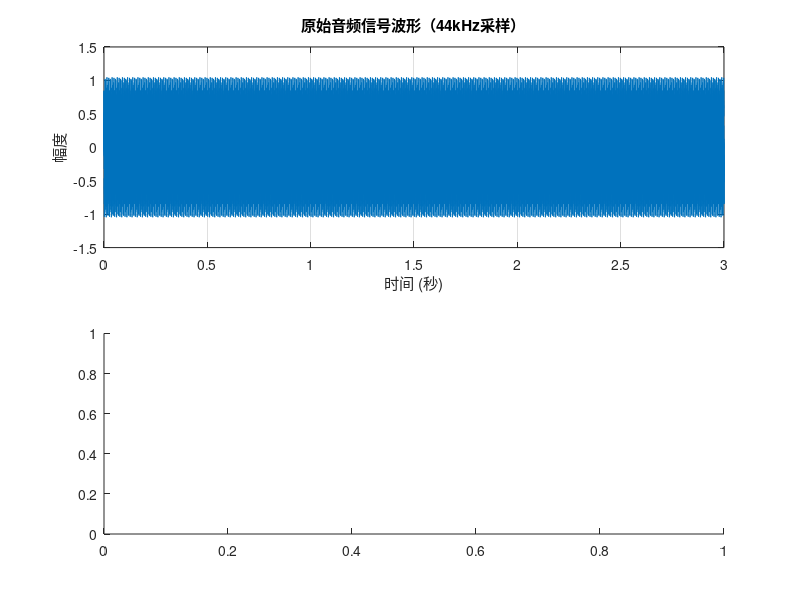

This chart was generated by the following MATLAB code: (Note: this script raises an error after producing the figure.)
%% 音频信号的采样及处理研究
close all; clear; clc;

%% 1. 以44kHz的采样频率采集音频信号
% 读取音频文件或生成测试信号
try
    % 尝试读取音频文件
    [y_orig, Fs_orig] = audioread('audio_sample.wav');
    
    % 如果是立体声，转换为单声道
    if size(y_orig, 2) > 1
        y_orig = mean(y_orig, 2);
    end
    
    % 如果原始采样率不是44kHz，重采样
    if Fs_orig ~= 44000
        y_44k = resample(y_orig, 44000, Fs_orig);
        Fs_44k = 44000;
    else
        y_44k = y_orig;
        Fs_44k = Fs_orig;
    end
    
    disp('成功读取音频文件');
catch
    % 如果没有找到音频文件，生成一个测试信号
    Fs_44k = 44000;
    duration = 3; % 3秒的信号
    t = 0:1/Fs_44k:(duration-1/Fs_44k);
    
    % 生成包含多个频率成分的测试信号
    y_44k = 0.5*sin(2*pi*440*t)' + 0.3*sin(2*pi*1000*t)' + 0.2*sin(2*pi*5000*t)' + 0.1*sin(2*pi*10000*t)';
    
    disp('使用生成的测试信号，包含440Hz, 1kHz, 5kHz和10kHz的频率成分');
end

% 绘制原始信号的波形和频谱
figure('Name', '原始音频信号（44kHz采样）');
subplot(2,1,1);
t_44k = (0:length(y_44k)-1)/Fs_44k;
plot(t_44k, y_44k);
title('原始音频信号波形（44kHz采样）');
xlabel('时间 (秒)');
ylabel('幅度');
grid on;

subplot(2,1,2);
[pxx_44k, f_44k] = pwelch(y_44k, hamming(1024), 512, 1024, Fs_44k);
plot(f_44k, 10*log10(pxx_44k));
title('原始音频信号频谱（44kHz采样）');
xlabel('频率 (Hz)');
ylabel('功率/频率 (dB/Hz)');
grid on;
xlim([0 Fs_44k/2]);

% 播放原始音频
disp('播放原始44kHz采样的音频...');
sound(y_44k, Fs_44k);
pause(length(y_44k)/Fs_44k + 0.5);

%% 2. 以4kHz的采样频率采集同一段音频，体会混叠现象
% 重采样到4kHz
Fs_4k = 4000;
y_4k = resample(y_44k, Fs_4k, Fs_44k);

% 绘制4kHz采样信号的波形和频谱
figure('Name', '重采样音频信号（4kHz采样）');
subplot(2,1,1);
t_4k = (0:length(y_4k)-1)/Fs_4k;
plot(t_4k, y_4k);
title('重采样音频信号波形（4kHz采样）');
xlabel('时间 (秒)');
ylabel('幅度');
grid on;

subplot(2,1,2);
[pxx_4k, f_4k] = pwelch(y_4k, hamming(1024), 512, 1024, Fs_4k);
plot(f_4k, 10*log10(pxx_4k));
title('重采样音频信号频谱（4kHz采样）');
xlabel('频率 (Hz)');
ylabel('功率/频率 (dB/Hz)');
grid on;
xlim([0 Fs_4k/2]);

% 播放4kHz采样的音频
disp('播放4kHz采样的音频（可能有混叠失真）...');
sound(y_4k, Fs_4k);
pause(length(y_4k)/Fs_4k + 0.5);

% 为了更直观地比较混叠现象，将4kHz采样的信号重采样回44kHz
y_4k_to_44k = resample(y_4k, Fs_44k, Fs_4k);
% 如果长度不一致，调整到相同长度
min_len = min(length(y_44k), length(y_4k_to_44k));
y_44k_cut = y_44k(1:min_len);
y_4k_to_44k_cut = y_4k_to_44k(1:min_len);

% 比较原始44kHz和从4kHz重采样回来的信号频谱
figure('Name', '混叠现象演示');
[pxx_44k_cut, f_44k_cut] = pwelch(y_44k_cut, hamming(1024), 512, 1024, Fs_44k);
[pxx_4k_to_44k, f_4k_to_44k] = pwelch(y_4k_to_44k_cut, hamming(1024), 512, 1024, Fs_44k);

plot(f_44k_cut, 10*log10(pxx_44k_cut), 'b', f_4k_to_44k, 10*log10(pxx_4k_to_44k), 'r');
title('混叠现象对比');
xlabel('频率 (Hz)');
ylabel('功率/频率 (dB/Hz)');
legend('原始44kHz信号', '4kHz采样后重建的信号');
grid on;
xlim([0 20000]);

% 播放从4kHz重采样回44kHz的音频
disp('播放4kHz采样后重建回44kHz的音频...');
sound(y_4k_to_44k, Fs_44k);
pause(length(y_4k_to_44k)/Fs_44k + 0.5);

%% 3. 添加噪声并设计滤波器消除
% 添加不同类型的噪声
% 1. 白噪声
noise_level = 0.05;
y_noisy_white = y_44k + noise_level * randn(size(y_44k));

% 2. 高频噪声（模拟电器噪声）
t_noise = (0:length(y_44k)-1)/Fs_44k;
high_freq_noise = 0.1 * sin(2*pi*15000*t_noise)';
y_noisy_high = y_44k + high_freq_noise;

% 绘制带噪声信号的频谱
figure('Name', '带噪声信号频谱');

subplot(2,1,1);
[pxx_white, f_white] = pwelch(y_noisy_white, hamming(1024), 512, 1024, Fs_44k);
plot(f_white, 10*log10(pxx_white));
title('带白噪声的信号频谱');
xlabel('频率 (Hz)');
ylabel('功率/频率 (dB/Hz)');
grid on;
xlim([0 Fs_44k/2]);

subplot(2,1,2);
[pxx_high, f_high] = pwelch(y_noisy_high, hamming(1024), 512, 1024, Fs_44k);
plot(f_high, 10*log10(pxx_high));
title('带高频噪声的信号频谱');
xlabel('频率 (Hz)');
ylabel('功率/频率 (dB/Hz)');
grid on;
xlim([0 Fs_44k/2]);

% 设计滤波器消除噪声
% 1. 设计低通滤波器消除高频噪声
cutoff_freq = 10000/(Fs_44k/2);  % 10kHz截止频率
filter_order = 50;
b_lowpass = fir1(filter_order, cutoff_freq, 'low', hamming(filter_order+1));
y_filtered_high = filter(b_lowpass, 1, y_noisy_high);

% 2. 对于白噪声，使用带通滤波器保留人耳听觉范围内的频率
low_cutoff = 100/(Fs_44k/2);  % 100Hz低端截止
high_cutoff = 8000/(Fs_44k/2); % 8kHz高端截止
b_bandpass = fir1(filter_order, [low_cutoff high_cutoff], 'bandpass', hamming(filter_order+1));
y_filtered_white = filter(b_bandpass, 1, y_noisy_white);

% 绘制滤波器频率响应
figure('Name', '滤波器频率响应');

subplot(2,1,1);
[h_lowpass, w_lowpass] = freqz(b_lowpass, 1, 1024, Fs_44k);
plot(w_lowpass, 20*log10(abs(h_lowpass)));
title('低通滤波器频率响应');
xlabel('频率 (Hz)');
ylabel('幅度 (dB)');
grid on;

subplot(2,1,2);
[h_bandpass, w_bandpass] = freqz(b_bandpass, 1, 1024, Fs_44k);
plot(w_bandpass, 20*log10(abs(h_bandpass)));
title('带通滤波器频率响应');
xlabel('频率 (Hz)');
ylabel('幅度 (dB)');
grid on;

% 绘制滤波前后的频谱对比
figure('Name', '滤波前后频谱对比');

% 高频噪声滤波对比
subplot(2,2,1);
plot(f_high, 10*log10(pxx_high));
title('带高频噪声的信号频谱');
xlabel('频率 (Hz)');
ylabel('功率/频率 (dB/Hz)');
grid on;
xlim([0 Fs_44k/2]);

subplot(2,2,2);
[pxx_filtered_high, f_filtered_high] = pwelch(y_filtered_high, hamming(1024), 512, 1024, Fs_44k);
plot(f_filtered_high, 10*log10(pxx_filtered_high));
title('低通滤波后的信号频谱');
xlabel('频率 (Hz)');
ylabel('功率/频率 (dB/Hz)');
grid on;
xlim([0 Fs_44k/2]);

% 白噪声滤波对比
subplot(2,2,3);
plot(f_white, 10*log10(pxx_white));
title('带白噪声的信号频谱');
xlabel('频率 (Hz)');
ylabel('功率/频率 (dB/Hz)');
grid on;
xlim([0 Fs_44k/2]);

subplot(2,2,4);
[pxx_filtered_white, f_filtered_white] = pwelch(y_filtered_white, hamming(1024), 512, 1024, Fs_44k);
plot(f_filtered_white, 10*log10(pxx_filtered_white));
title('带通滤波后的信号频谱');
xlabel('频率 (Hz)');
ylabel('功率/频率 (dB/Hz)');
grid on;
xlim([0 Fs_44k/2]);

% 时域波形对比
figure('Name', '滤波前后时域波形对比');
t_short = t_44k(1:min(10000, length(t_44k)));  % 只显示一小段以便观察细节

subplot(2,2,1);
plot(t_short, y_noisy_high(1:length(t_short)));
title('带高频噪声的时域波形');
xlabel('时间 (秒)');
ylabel('幅度');
grid on;

subplot(2,2,2);
plot(t_short, y_filtered_high(1:length(t_short)));
title('低通滤波后的时域波形');
xlabel('时间 (秒)');
ylabel('幅度');
grid on;

subplot(2,2,3);
plot(t_short, y_noisy_white(1:length(t_short)));
title('带白噪声的时域波形');
xlabel('时间 (秒)');
ylabel('幅度');
grid on;

subplot(2,2,4);
plot(t_short, y_filtered_white(1:length(t_short)));
title('带通滤波后的时域波形');
xlabel('时间 (秒)');
ylabel('幅度');
grid on;

% 计算信噪比改善
SNR_before_high = snr(y_44k, y_noisy_high - y_44k);
SNR_after_high = snr(y_44k, y_filtered_high - y_44k);
SNR_before_white = snr(y_44k, y_noisy_white - y_44k);
SNR_after_white = snr(y_44k, y_filtered_white - y_44k);

fprintf('高频噪声滤波前SNR: %.2f dB\n', SNR_before_high);
fprintf('高频噪声滤波后SNR: %.2f dB\n', SNR_after_high);
fprintf('白噪声滤波前SNR: %.2f dB\n', SNR_before_white);
fprintf('白噪声滤波后SNR: %.2f dB\n', SNR_after_white);

% 播放滤波前后的音频
disp('播放带高频噪声的音频...');
sound(y_noisy_high, Fs_44k);
pause(length(y_noisy_high)/Fs_44k + 0.5);

disp('播放低通滤波后的音频...');
sound(y_filtered_high, Fs_44k);
pause(length(y_filtered_high)/Fs_44k + 0.5);

disp('播放带白噪声的音频...');
sound(y_noisy_white, Fs_44k);
pause(length(y_noisy_white)/Fs_44k + 0.5);

disp('播放带通滤波后的音频...');
sound(y_filtered_white, Fs_44k);